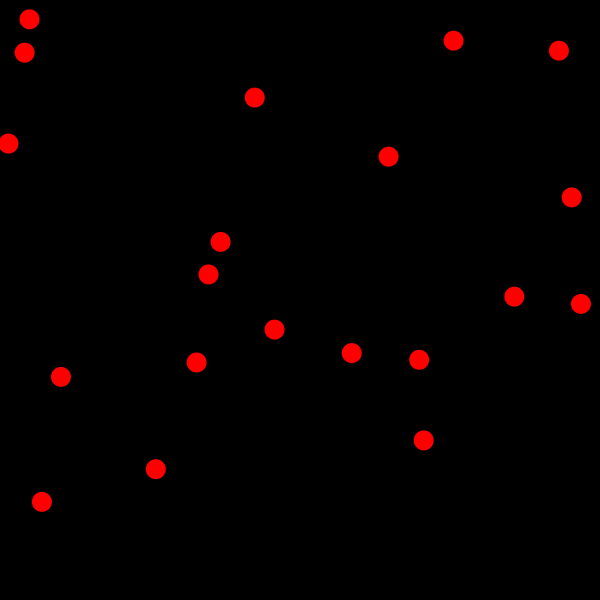
Frame 1 (no input)
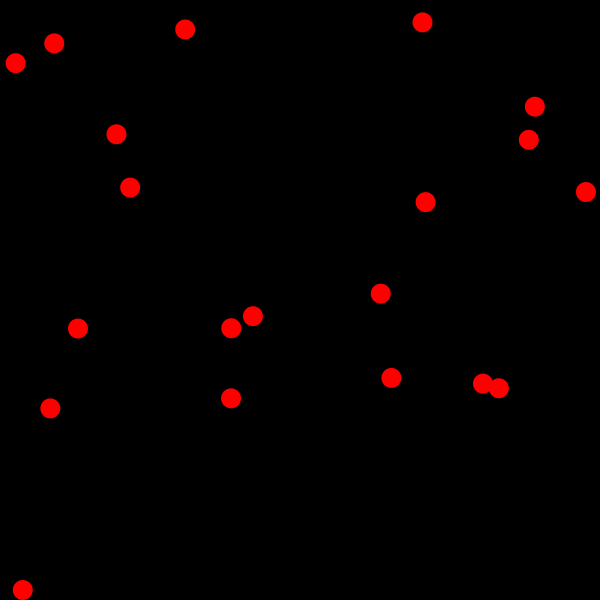
Frame 60 (the mouse pressed at the canvas centre just before this capture)
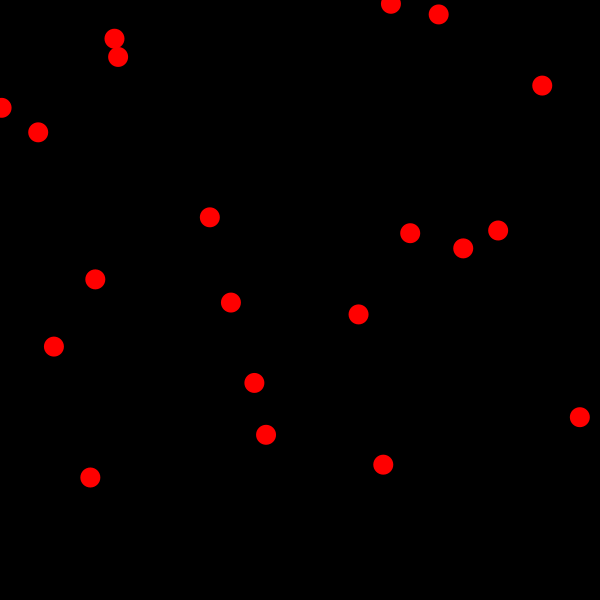
Frame 120 (the mouse held since frame 60 and released just before this capture)

The Processing sketch that drew these frames (run headless with seeded random() and noise(); from frame 60 on, the mouse is pressed at the canvas centre):

// Processing sketch: p08_demo2
// ── p08_demo2.pde
int NUM = 20;

float[] x = new float[NUM];
float[] y = new float[NUM];
float[] xi = new float[NUM];
float[] yi = new float[NUM];

void setup()
{
  size(600, 600);
  smooth();
  background(0);
  
  for(int i=0; i<NUM; i++)
  {
    x[i] = random(width);
    y[i] = random(height);
    xi[i] = (random(1)>0.5?1:-1) * random(0.2, 2);
    yi[i] = (random(1)>0.5?1:-1) * random(0.2, 2); 
  }
}


void draw()
{ 
  // ball1
  for(int i=0; i<NUM; i++)
  {
    x[i] += xi[i];
    y[i] += yi[i];
    if( (x[i]>width) || (x[i]<0))
    {
      xi[i] *= -1;
    }
    if( (y[i]>height) || (y[i]<0))
    {
      yi[i] *= -1;
    }
  }
  
  // draw ball
  background(0);
  noStroke();
  fill(255, 0, 0);
  for(int i=0; i<NUM; i++)
  {
    ellipse(x[i], y[i], 20, 20);
  }
}
